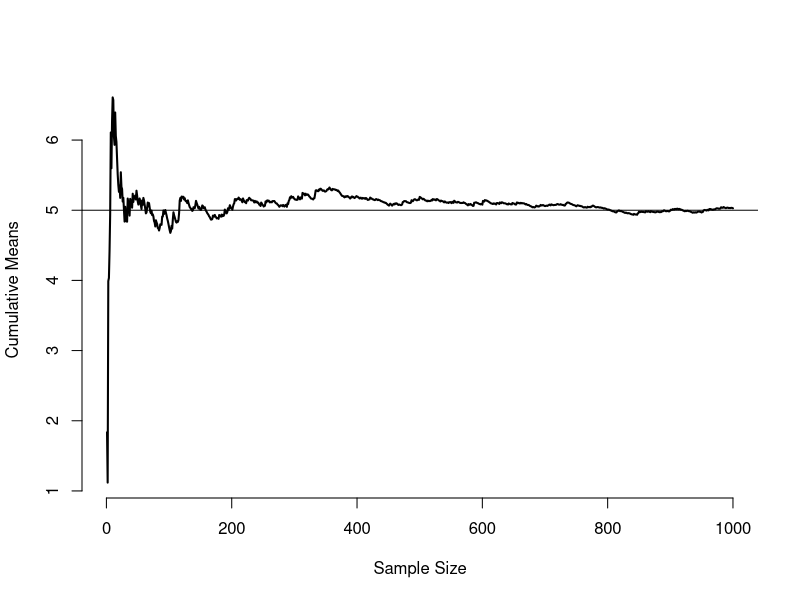
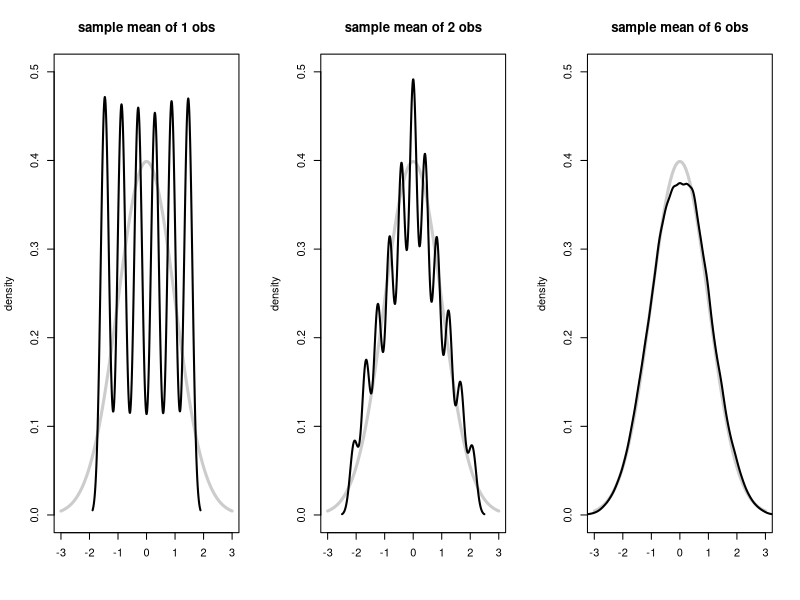
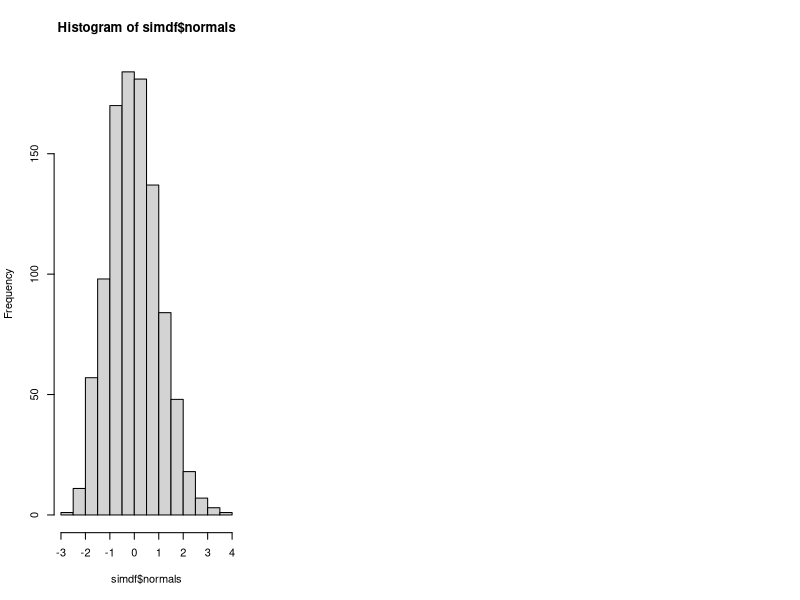

Here is the R script that generated these plots, in order: (Note: this script raises an error after producing the figures.)
## ---- chunk 1
# set our runtime environment and global defaults.
require(knitr, quietly = TRUE)
require(utils, quietly = TRUE)
require(ggplot2, quietly = TRUE)
require(scales, quietly = TRUE)
opts_chunk$set(echo = FALSE, cache = TRUE, cache.path = "cache/", fig.path = "figure/")
## ---- chunk 2
set.seed(040)
n <- 1000
lambda <- 0.2
means <- cumsum(rexp(n, lambda))/(1:n)
plot(1:n, means, type = "l", lwd = 2, frame = FALSE, ylab = "Cumulative Means", xlab = "Sample Size")
abline(h = 1/lambda)
## ---- chunk 3
par(mfrow = c(1, 3))
for (n in c(1, 2, 6)){
  temp <- matrix(sample(1 : 6, n * 10000, replace = TRUE), ncol = n)
  temp <- apply(temp, 1, mean)
  temp <- (temp - 3.5) / (1.71 / sqrt(n)) 
  dty <- density(temp)
  plot(dty$x, dty$y, xlab = "", ylab = "density", type = "n", xlim = c(-3, 3), ylim = c(0, .5))
  title(paste("sample mean of", n, "obs"))
  lines(seq(-3, 3, length = 100), dnorm(seq(-3, 3, length = 100)), col = grey(.8), lwd = 3)
  lines(dty$x, dty$y, lwd = 2)
}
## ---- chunk 4
set.seed(040)
lambda <- 0.2
observ <- 40
samples <- 1000
# simulated data 1000 sample rows by 40 observation columns
simdata <- matrix(sapply(1:samples, function(x) rexp(observ, lambda)), samples, observ)
# means and variances of each sample
simmeans <- apply(simdata, 1, function (x) mean(x[]))
simvars <- apply(simdata, 1, function (x) var(x[]))
mu = 1/lambda
se = sqrt(1/lambda^2)/sqrt(observ)
simnormals <- apply(simdata, 1, function (x) (mean(x[]) - mu)/se)
# put into data frame use with plots
simdf <- data.frame(means = simmeans, vars = simvars, normals = simnormals)

hist(simdf$normals)

# plot mean
ggplot(data = dfSampleMeanUniform, aes(sampleMean)) + geom_histogram(aes(y = ..density..), 
    col = "grey50", fill = "grey") + geom_density() + geom_line(aes(y = dens), 
    data = density, colour = "red", linetype = "dotted", size = 2) + facet_wrap(~size, 
    scales = "free")
## ---- chunk 5
sessionInfo()
## ---- chunk 6
samples <- rexp(100, rate = 0.2)
par(fig = c(0, 1, 0, 0.35))

png(filename = "~/documents/wiki/media/frank/datascience/exponential-boxplot.png", height = 200, width = 480)
boxplot(samples, horizontal = T, bty = "n", xlab = "exponential distribution")
dev.off()

par(fig=c(0, 1, 0.25, 1), new = T)
s <- seq(0, max(samples), 0.1)
d <- dexp(s, rate = 0.2)

png(filename = "~/documents/wiki/media/frank/datascience/exponential.png")
hist(samples, prob = T, main = "", col = adjustcolor("purple", alpha = 0.5), ylim = c(0, max(d)))
lines(density(samples), lty = 2)
curve(dexp(x, rate = 0.2), lwd = 2, add = T)
rug(samples)
dev.off()
## ---- chunk 7
require(ggplot2)

k <- seq(0, 5)
poisson <- data.frame(x = k, y = dpois(k, lambda = 0.5))

png(filename = "~/documents/wiki/media/frank/datascience/poisson.png")
ggplot(poisson, aes(x = x, y = y)) +
    geom_bar(stat = "identity", colour = "purple", alpha = 0.5, fill = "purple") +
    scale_x_discrete(breaks = k) +
    labs(x = "k", y = "P(X=k)") +
    ggtitle("Poisson Distribution, λ = 0.5")
dev.off()
